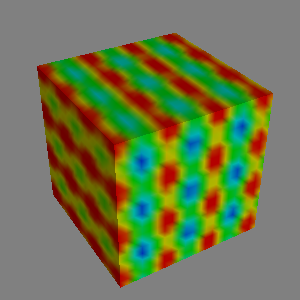

Source code (Python):
#!/usr/bin/env python

# Demonstrate vtkSpatioTemporalHarmonicsSource by creating a 3D image
# data source with multiple harmonics and time steps, rendered with
# a dataset mapper.

# Factory overrides
import vtkmodules.vtkInteractionStyle  # noqa: F401
import vtkmodules.vtkRenderingFreeType  # noqa: F401
import vtkmodules.vtkRenderingOpenGL2  # noqa: F401

from vtkmodules.vtkFiltersSources import vtkSpatioTemporalHarmonicsSource
from vtkmodules.vtkRenderingCore import (
    vtkActor,
    vtkDataSetMapper,
    vtkRenderWindow,
    vtkRenderWindowInteractor,
    vtkRenderer,
)

# Create source with extent and harmonics
max_extent = 10
source = vtkSpatioTemporalHarmonicsSource()
source.SetWholeExtent(-max_extent, max_extent, -max_extent, max_extent, -max_extent, max_extent)

source.ClearHarmonics()
source.AddHarmonic(1.0, 1.0, 1.0, 0.0, 0.0, 0.0)
source.AddHarmonic(2.0, 1.0, 0.0, 1.0, 0.0, 0.0)
source.AddHarmonic(4.0, 1.0, 0.0, 0.0, 1.0, 0.0)

source.ClearTimeStepValues()
source.AddTimeStepValue(0.0)
source.AddTimeStepValue(1.0)
source.AddTimeStepValue(2.0)

source.Update()
source.UpdateTimeStep(1.0)
source.Update()

# Mapper
mapper = vtkDataSetMapper()
mapper.SetInputConnection(source.GetOutputPort())
mapper.SetScalarRange(-6.0, 6.0)

actor = vtkActor()
actor.SetMapper(mapper)

# Renderer
renderer = vtkRenderer()
renderer.SetBackground(0.5, 0.5, 0.5)
renderer.AddActor(actor)

# Window
render_window = vtkRenderWindow()
render_window.AddRenderer(renderer)
render_window.SetWindowName("spatio temporal harmonics source")

# Scene
renderer.ResetCamera()
renderer.GetActiveCamera().SetPosition(50.0, 40.0, 30.0)
renderer.GetActiveCamera().SetFocalPoint(0.0, 0.0, 0.0)
renderer.ResetCameraClippingRange()

# Interactor
interactor = vtkRenderWindowInteractor()
interactor.SetRenderWindow(render_window)

interactor.Initialize()
interactor.Start()
